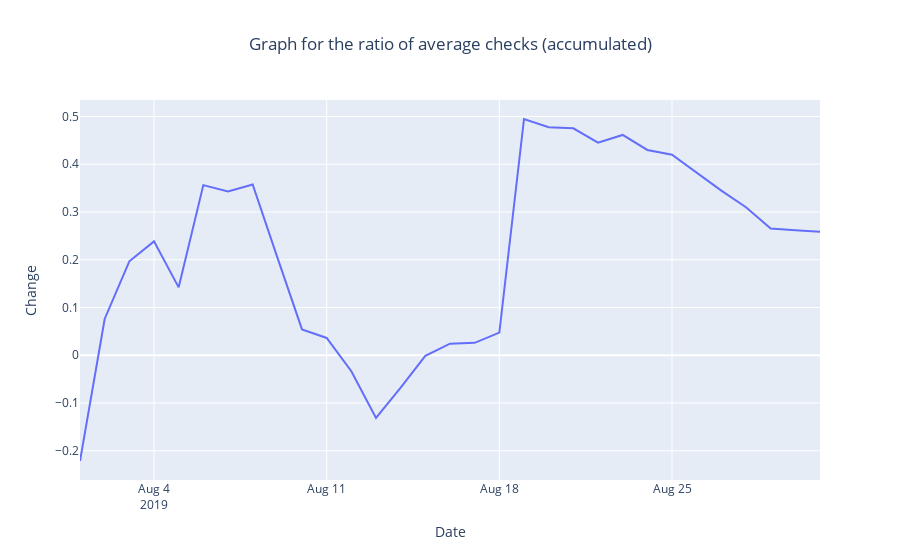

This figure's notebook cell:
### Markdown cell above
### Plot the relative change in the cumulative average check of group B to group A. Make conclusions and assumptions.

### Code cell
# # let's collect the accumulated data for two groups in one dataframe
mergedCumulativeRevenue = cumulativeRevenueA.merge(cumulativeRevenueB, left_on='date', right_on='date', how='left', suffixes=['A', 'B'])

# making a graph for the ratio of average checks (accumulated)
fig=go.Figure()
fig.add_trace(go.Scatter(x=mergedCumulativeRevenue['date'], y=(mergedCumulativeRevenue['revenueB']/mergedCumulativeRevenue['ordersB']
    )/(mergedCumulativeRevenue['revenueA']/mergedCumulativeRevenue['ordersA'])-1))
fig.update_layout(title='Graph for the ratio of average checks (accumulated)', title_x=0.5)
fig.update_xaxes(title='Date')
fig.update_yaxes(title='Change')
fig.show()

### Figure 1 — Plotly figure (JSON) as saved in the notebook; plotly's stock layout.template omitted (floating-point values rounded to 4 significant figures)
{"data": [{"type": "scatter", "x": ["2019-08-01T00:00:00", "2019-08-02T00:00:00", "2019-08-03T00:00:00", "2019-08-04T00:00:00", "2019-08-05T00:00:00", "2019-08-06T00:00:00", "2019-08-07T00:00:00", "2019-08-08T00:00:00", "2019-08-09T00:00:00", "2019-08-10T00:00:00", "2019-08-11T00:00:00", "2019-08-12T00:00:00", "2019-08-13T00:00:00", "2019-08-14T00:00:00", "2019-08-15T00:00:00", "2019-08-16T00:00:00", "2019-08-17T00:00:00", "2019-08-18T00:00:00", "2019-08-19T00:00:00", "2019-08-20T00:00:00", "2019-08-21T00:00:00", "2019-08-22T00:00:00", "2019-08-23T00:00:00", "2019-08-24T00:00:00", "2019-08-25T00:00:00", "2019-08-26T00:00:00", "2019-08-27T00:00:00", "2019-08-28T00:00:00", "2019-08-29T00:00:00", "2019-08-30T00:00:00", "2019-08-31T00:00:00"], "y": [-0.2214, 0.07599, 0.1968, 0.2385, 0.1422, 0.3562, 0.3428, 0.3576, 0.205, 0.05406, 0.0362, -0.03336, -0.1311, -0.06793, -0.001151, 0.02425, 0.02601, 0.04753, 0.4947, 0.4776, 0.4752, 0.445, 0.4613, 0.4299, 0.4199, 0.3827, 0.3447, 0.3099, 0.2654, 0.2618, 0.2587]}], "layout": {"title": {"text": "Graph for the ratio of average checks (accumulated)", "x": 0.5}, "xaxis": {"title": {"text": "Date"}}, "yaxis": {"title": {"text": "Change"}}}}
